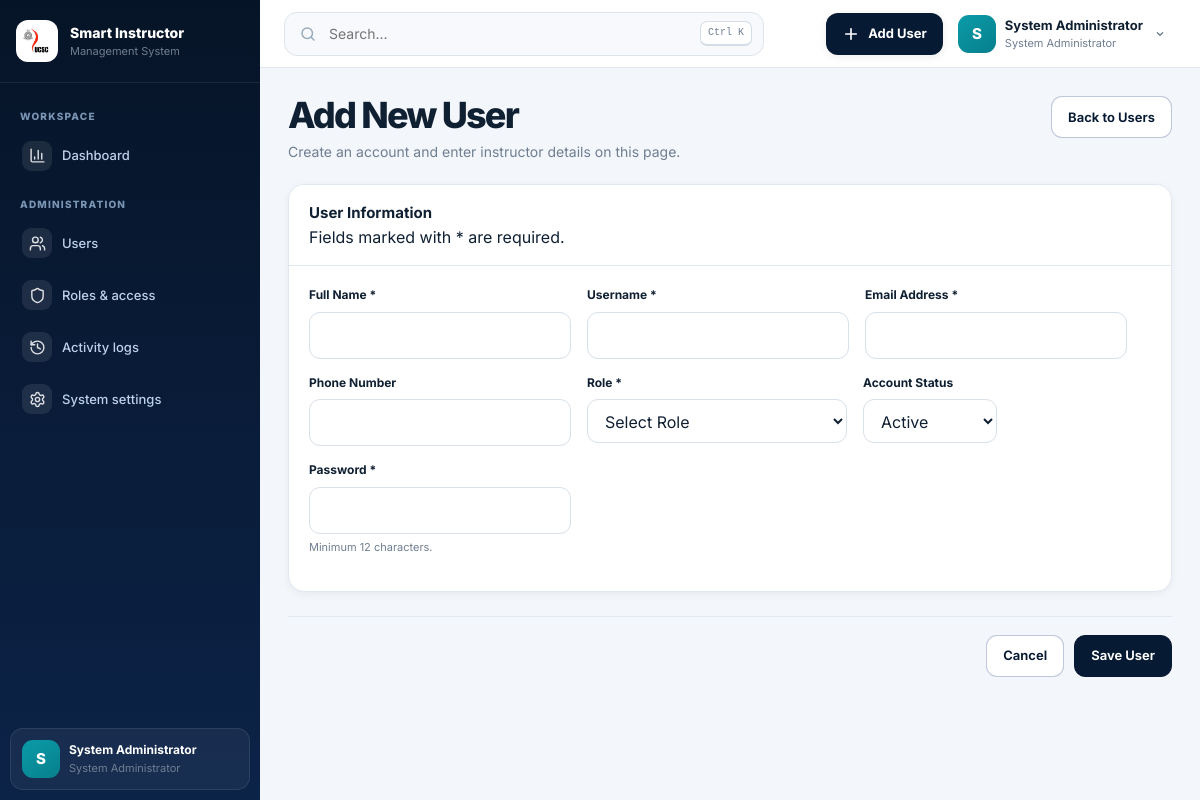
The page /admin/add_user.php (signed in) on the database its author committed.
### tables this page shows
CREATE TABLE `users` (
  `id` int(11) NOT NULL,
  `username` varchar(50) NOT NULL,
  `email` varchar(100) NOT NULL,
  `password` varchar(255) NOT NULL,
  `full_name` varchar(150) NOT NULL,
  `role_id` int(11) NOT NULL,
  `status` enum('active','inactive','suspended') DEFAULT 'active',
  `phone` varchar(20) DEFAULT NULL,
  `avatar_url` varchar(255) DEFAULT NULL,
  `created_at` timestamp NOT NULL DEFAULT current_timestamp(),
  `updated_at` timestamp NOT NULL DEFAULT current_timestamp() ON UPDATE current_timestamp()
);

CREATE TABLE `roles` (
  `id` int(11) NOT NULL,
  `role_name` varchar(100) NOT NULL,
  `description` text DEFAULT NULL,
  `created_at` timestamp NOT NULL DEFAULT current_timestamp()
);

### config/config.php (called while the page is built, shortened)
<?php
if (!function_exists('app_url')) {
    function app_url(string $path = ''): string {
        $path = ltrim($path, '/');
        return $path === '' ? SITE_URL : SITE_URL . '/' . $path;
    }
}

### includes/auth.php (called while the page is built, shortened)
<?php
require_once __DIR__ . '/../config/config.php';
require_once __DIR__ . '/../config/db.php';
require_once __DIR__ . '/settings.php';
if (isset($_SESSION['user_id']) && !empty($_SESSION['user_id'])) {
    $idleLimit = max(5, (int) getSetting('session_timeout_minutes', 60)) * 60;
}
function isLoggedIn() {
    return isset($_SESSION['user_id']) && !empty($_SESSION['user_id']);
}
function getCurrentUser() {
    global $pdo;
    static $cachedUser = null;
    if ($cachedUser === null) {
        $stmt = $pdo->prepare("SELECT u.*, r.role_name FROM users u JOIN roles r ON u.role_id = r.id WHERE u.id = ? LIMIT 1");
        $stmt->execute([$_SESSION['user_id']]);
        $cachedUser = $stmt->fetch();
    }
    return $cachedUser;
}
function getCurrentRoleId() {
    return isset($_SESSION['role_id']) ? (int)$_SESSION['role_id'] : null;
}
?>

### includes/settings.php (called while the page is built, shortened)
<?php
require_once __DIR__ . '/../config/config.php';
require_once __DIR__ . '/../config/db.php';
function getSetting(string $key, $default = null): string
{
    static $values = null;
    if ($values === null) {
        $values = [];
        global $pdo;
        try {
            $rows = $pdo->query('SELECT setting_key, setting_value FROM system_settings');
            foreach ($rows as $row) {
                $values[$row['setting_key']] = (string) $row['setting_value'];
            }
        } catch (Throwable $e) {
            $values = [];
        }
    }
    if (isset($values[$key]) && $values[$key] !== '') {
        return $values[$key];
    }
    return (string) ($default ?? '');
}
function sic_password_min_length(): int
{
    return max(6, (int) getSetting('password_min_length', 12));
}

### admin/add_user.php (the view, shortened to what this page needs)
<?php
require_once __DIR__ . '/../config/config.php';
require_once __DIR__ . '/../config/db.php';
require_once __DIR__ . '/../includes/auth.php';
require_once __DIR__ . '/../includes/functions.php';
include __DIR__ . '/../includes/header.php';
?>
<div class="page-toolbar"><div><h1>Add New User</h1><p>Create an account and enter instructor details on this page.</p></div><a href="<?= app_url('admin/users.php') ?>" class="btn btn-outline-primary">Back to Users</a></div>
<form method="POST" action="">
  <div class="card admin-form-card mb-4"><div class="card-header admin-form-header"><div><h5>User Information</h5><p>Fields marked with * are required.</p></div></div><div class="card-body"><div class="row g-4">
    <div class="col-lg-6"><label class="form-label" for="full_name">Full Name *</label><input id="full_name" name="full_name" class="form-control" required maxlength="150" value="<?= htmlspecialchars($_POST['full_name'] ?? '') ?>"></div>
    <div class="col-lg-6"><label class="form-label" for="username">Username *</label><input id="username" name="username" class="form-control" required maxlength="50" value="<?= htmlspecialchars($_POST['username'] ?? '') ?>"></div>
    <div class="col-lg-6"><label class="form-label" for="email">Email Address *</label><input id="email" type="email" name="email" class="form-control" required maxlength="100" value="<?= htmlspecialchars($_POST['email'] ?? '') ?>"></div>
    <div class="col-lg-6"><label class="form-label" for="phone">Phone Number</label><input id="phone" name="phone" class="form-control" maxlength="20" value="<?= htmlspecialchars($_POST['phone'] ?? '') ?>"></div>
    <div class="col-lg-6"><label class="form-label" for="role_id">Role *</label><select id="role_id" name="role_id" class="form-select" required><option value="">Select Role</option></select></div>
    <div class="col-lg-6"><label class="form-label" for="status">Account Status</label><select id="status" name="status" class="form-select"><?php foreach (['active' => 'Active', 'inactive' => 'Inactive', 'suspended' => 'Suspended'] as $value => $label): ?><option value="<?= $value ?>" <?= ($_POST['status'] ?? 'active') === $value ? 'selected' : '' ?>><?= $label ?></option><?php endforeach; ?></select></div>
    <div class="col-lg-6"><label class="form-label" for="password">Password *</label><input id="password" type="password" name="password" class="form-control" required minlength="<?= sic_password_min_length() ?>"><div class="form-text">Minimum <?= sic_password_min_length() ?> characters.</div></div>
  </div></div></div>
  <div class="admin-form-actions mb-4"><a href="<?= app_url('admin/users.php') ?>" class="btn btn-outline-primary">Cancel</a><button type="submit" class="btn btn-primary">Save User</button></div>
</form>
<?php include __DIR__ . '/../includes/footer.php'; ?>

### includes/sidebar.php (shortened to what this page needs)
<?php
require_once __DIR__ . '/../config/config.php';
require_once __DIR__ . '/auth.php';
$currentRole = (int)getCurrentRoleId();
$currentPage = basename($_SERVER['PHP_SELF'] ?? '');
$currentUser = getCurrentUser() ?: [];
if (!function_exists('sidebar_link')) {
    function sidebar_link(string $path, string $label, string $icon, string $currentPage): void {
        $active = basename($path) === $currentPage ? ' active' : '';
        $iconUrl = app_url('assets/icons/' . $icon . '.svg');
        echo '<li><a class="sidebar-link' . $active . '" href="' . htmlspecialchars(app_url($path)) . '">';
        echo '<span class="sidebar-icon"><img src="' . htmlspecialchars($iconUrl) . '" alt=""></span>';
        echo '<span>' . htmlspecialchars($label) . '</span></a></li>';
    }
}
?>
<aside class="sidebar" id="sidebar">
  <div class="sidebar-head">
    <span class="sidebar-emblem"><img src="<?= app_url('assets/images/ucsc-logo.png') ?>" alt="UCSC"></span>
    <div><strong>Smart Instructor</strong><small>Management System</small></div>
  </div>
  <nav aria-label="Main navigation">
    <p class="sidebar-label">Workspace</p>
    <ul class="sidebar-nav">
      <?php
      $dashMap = [
        ROLE_ADMIN => 'admin/dashboard.php',
        ROLE_INSTRUCTOR => 'instructor/dashboard.php',
        ROLE_COORDINATOR => 'coordinator/dashboard.php',
        ROLE_CHIEF_COORDINATOR => 'chief_coordinator/dashboard.php',
        ROLE_NON_ACADEMIC => 'non_academic/dashboard.php',
        ROLE_PROJECT_COORDINATOR => 'project_coordinator/coordinator_dashboard.php',
        ROLE_DIRECTOR => 'director/dashboard.php'
      ];
      sidebar_link($dashMap[$currentRole] ?? 'index.php', 'Dashboard', 'chart-column', $currentPage);
      if ($currentRole === ROLE_ADMIN) {
        echo '<p class="sidebar-label">Administration</p>';
      }
      ?>
    </ul>
  </nav>
  <div class="sidebar-user">
    <span class="avatar"><?= htmlspecialchars(strtoupper(substr((string)($currentUser['full_name'] ?? 'U'), 0, 1))) ?></span>
    <span><strong><?= htmlspecialchars($currentUser['full_name'] ?? 'UCSC User') ?></strong><small><?= htmlspecialchars($currentUser['role_name'] ?? 'System User') ?></small></span>
  </div>
</aside>

### includes/navbar.php (shortened to what this page needs)
<?php
$roleId = function_exists('getCurrentRoleId') ? (int)getCurrentRoleId() : 0;
$userAvatarUrl = !empty($_SESSION['avatar_url']) ? app_url($_SESSION['avatar_url']) : (!empty($currentUser['avatar_url']) ? app_url($currentUser['avatar_url']) : null);
$cleanName = trim(preg_replace('/^(Dr\.|Prof\.|Mr\.|Mrs\.|Ms\.)\s+/i', '', $displayName ?? 'User'));
$firstInitial = mb_substr($cleanName, 0, 1);
?>
<header class="topbar">
  <div class="topbar-inner">
    <div class="topbar-left">
      <div class="global-search" role="search">
        <svg viewBox="0 0 24 24" fill="none" stroke="currentColor" stroke-width="2" stroke-linecap="round"><circle cx="11" cy="11" r="7"/><path d="m20 20-4-4"/></svg>
        <input id="globalSearch" type="search" placeholder="Search..." aria-label="Search this page">
        <kbd>Ctrl K</kbd>
      </div>
    </div>
    <div class="top-actions">
      <?php if ($roleId === ROLE_ADMIN): ?>
      <div class="menu-wrap">
        <button class="primary-action" type="button" data-menu-button="quickMenu" aria-expanded="false">
          <svg viewBox="0 0 24 24" fill="none" stroke="currentColor" stroke-width="2.2" stroke-linecap="round"><path d="M12 5v14M5 12h14"/></svg>
          <span>Add User</span>
        </button>
      </div>
      <?php endif; ?>
      <div class="menu-wrap">
        <button class="profile-button" type="button" data-menu-button="profileMenu" aria-expanded="false">
          <?= sic_user_avatar($userAvatarUrl, $firstInitial, 'avatar') ?>
          <span class="profile-copy">
            <strong><?= htmlspecialchars($displayName) ?></strong>
            <small><?= htmlspecialchars($roleName) ?></small>
          </span>
          <svg class="chevron" viewBox="0 0 24 24" fill="none" stroke="currentColor" stroke-width="2" stroke-linecap="round"><path d="m8 10 4 4 4-4"/></svg>
        </button>
      </div>
    </div>
  </div>
</header>

### includes/functions.php (shortened to what this page needs)
<?php
require_once __DIR__ . '/../config/config.php';
require_once __DIR__ . '/../config/db.php';
require_once __DIR__ . '/auth.php';
require_once __DIR__ . '/settings.php';
function sic_user_avatar(?string $avatarUrl, string $fallbackInitial = 'U', string $class = 'avatar'): string {
    $class = htmlspecialchars($class, ENT_QUOTES, 'UTF-8');
    $initial = htmlspecialchars(mb_strtoupper($fallbackInitial !== '' ? mb_substr($fallbackInitial, 0, 1) : 'U'), ENT_QUOTES, 'UTF-8');
    return '<span class="' . $class . '">' . $initial . '</span>';
}

### rows shown on the page
users: full_name "S", full_name "System Administrator", role.role_name "System Administrator"

### other values the page prints
$label "Dashboard Users Roles & access Activity logs System settings"
sic_password_min_length() "12"
form field status "Active"
